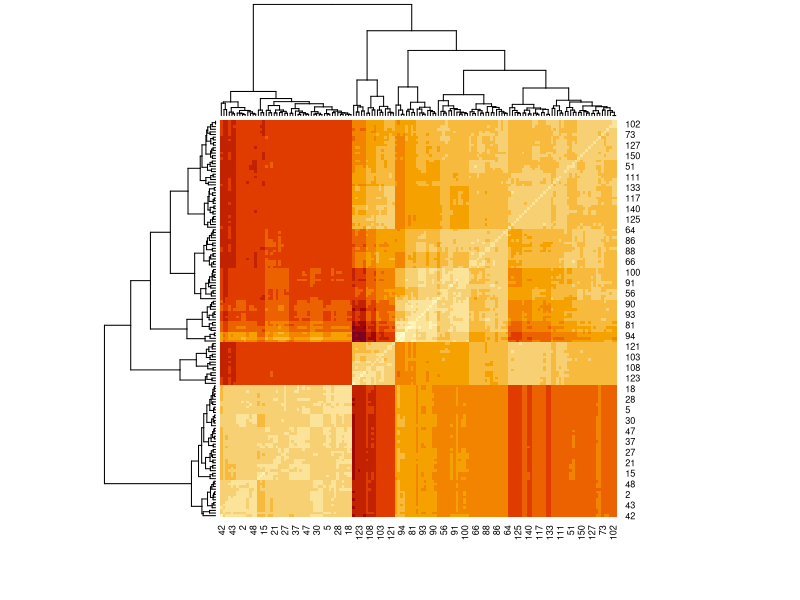
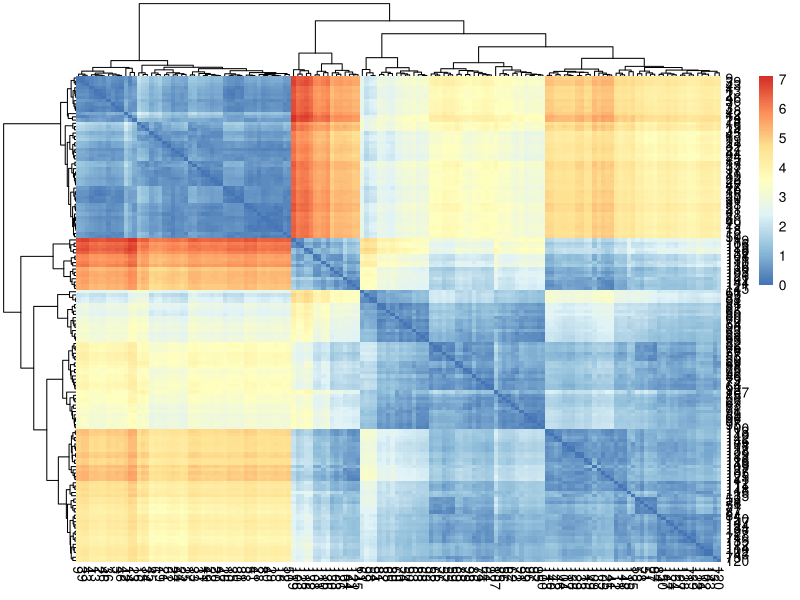
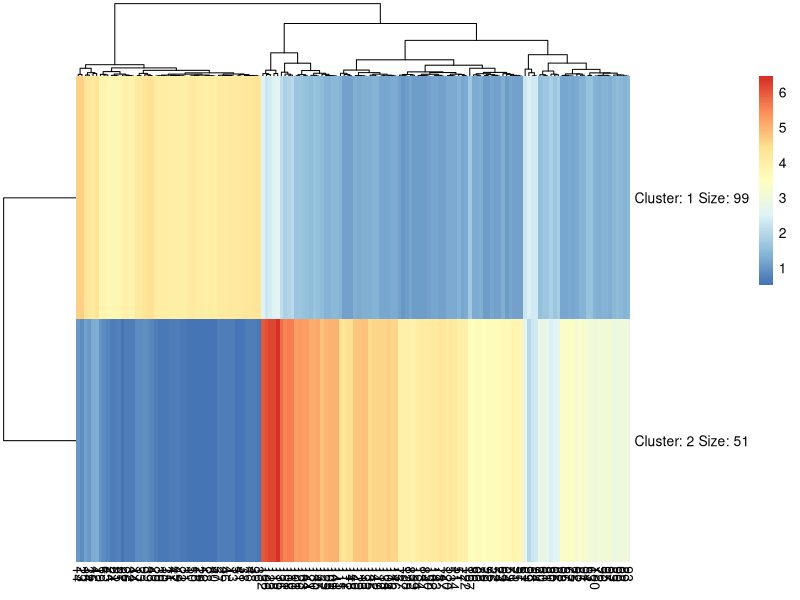
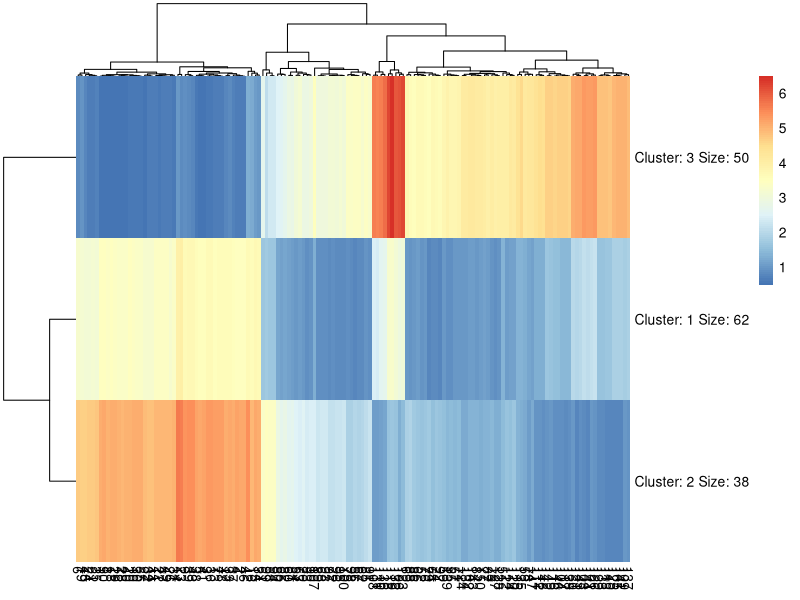
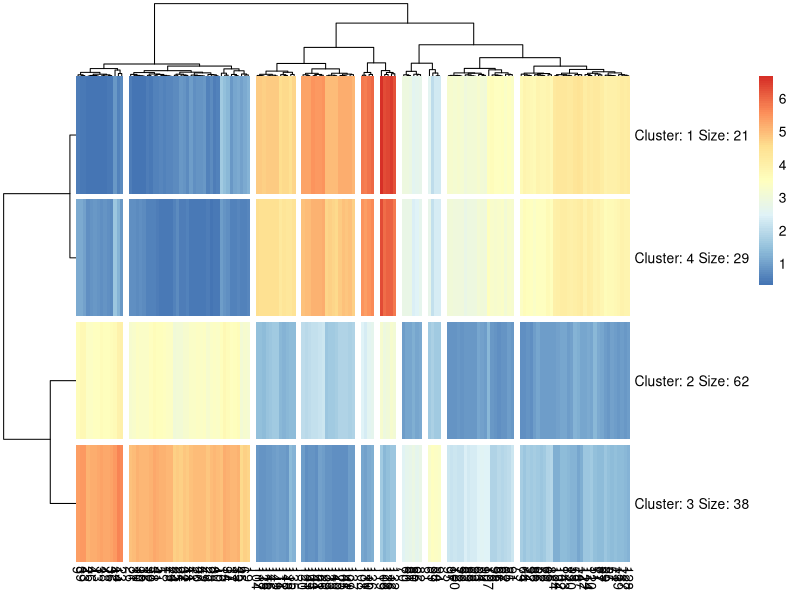
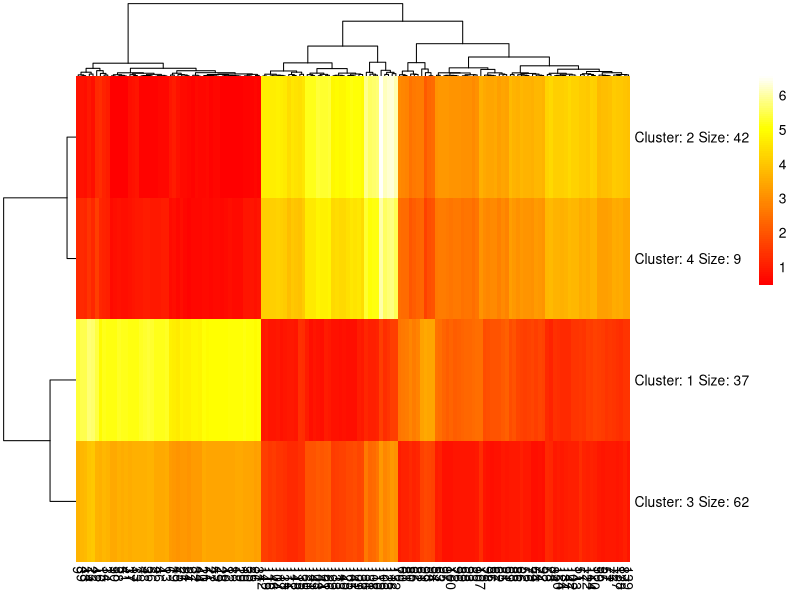
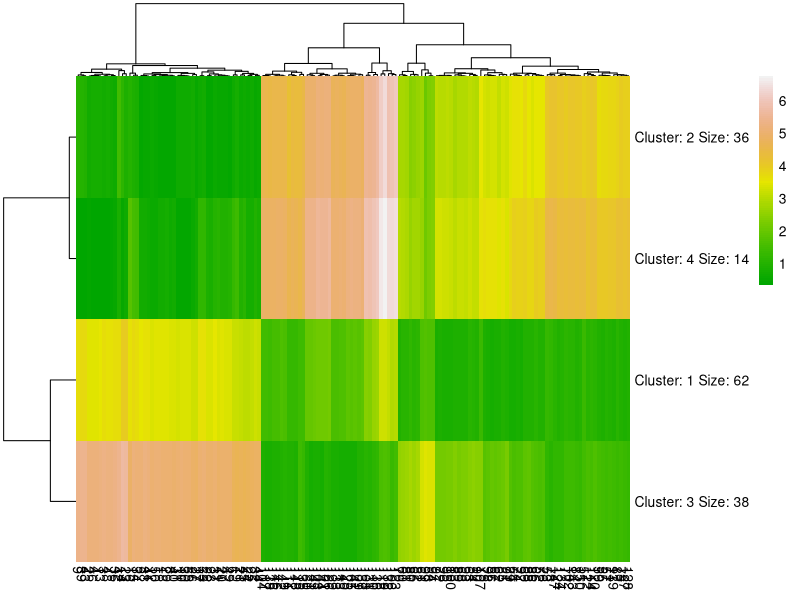
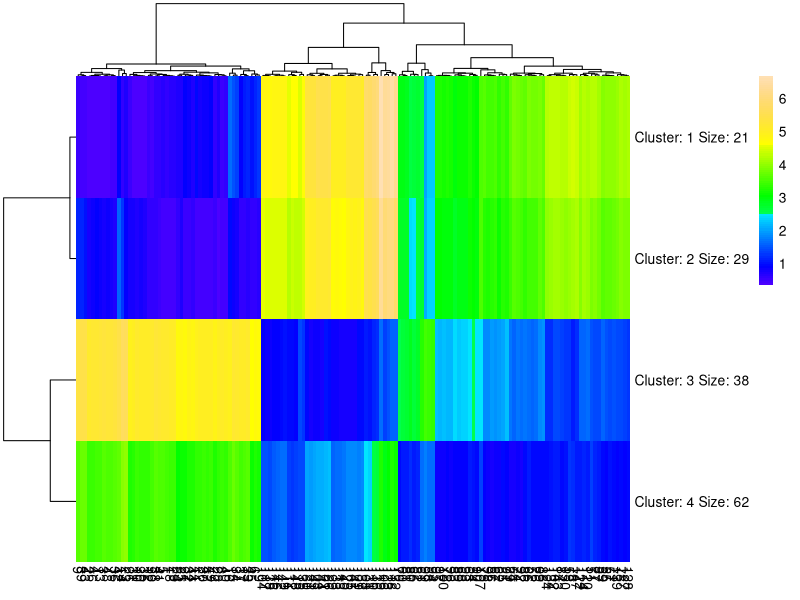

Source code (R) for these figures, in order:
##########################################
#Editor: Kuo-Liang Ou
#National Tsing Hua University ILST
##########################################
#矩陣 (matrix) 是二維資料物件
#由列 (row) 與行 (column) 組成
#dist Distance Matrix Computation
dist(c(1:10)) #try the dist function 10點一維空間距離
dist(cbind(c(1:10),c(1:10)),method="manhattan") # change the method
dist(cbind(c(1:10),c(1:10)),method="euclidean")  #10點二維空間距離 XY座標
dist(cbind(c(1:10),c(1:10),c(1:10)),method="euclidean") #10點三維空間距離

irisMatrix = as.matrix(dist(iris[,1:4])) #put the distances into Matrix
irisMatrix
heatmap(irisMatrix)  #因為 heapmap 只接受相同資料型態之二維 matrix 

#another heatmap :Pretty Heatmaps
if(!require(pheatmap)) install.packages("pheatmap")
library(pheatmap)
pheatmap(irisMatrix)
pheatmap(irisMatrix,kmeans_k = 2)  #搭配 kmenas
pheatmap(irisMatrix,kmeans_k = 3)
pheatmap(irisMatrix,kmeans_k = 4,cutree_rows=4,cutree_cols=10)
#各種內建調色盤
pheatmap(irisMatrix,kmeans_k = 4,heat.colors(100))
pheatmap(irisMatrix,kmeans_k = 4,terrain.colors(100))
pheatmap(irisMatrix,kmeans_k = 4,topo.colors(100))
pheatmap(irisMatrix,kmeans_k = 4,rainbow(100))
#######
# see https://r-graph-gallery.com/3d.html

install.packages("scatterplot3d")
library("scatterplot3d")
scatterplot3d(iris)
scatterplot3d(iris[,1:3],pch = 10, color="blue")
scatterplot3d(iris$Sepal.Length,iris$Sepal.Width,iris$Petal.Length)

colors <- c("red", "green", "blue")
colors <- colors[as.numeric(iris$Species)]
scatterplot3d(iris[,1:3], pch = 16, color=colors)
### matrix 介紹
#matrix(data=NA, nrow=1, ncol=1, byrow=FALSE, dimnames=NULL)
mdat <- matrix(c(1,2,3, 11,12,13), nrow = 2, ncol = 3, byrow = TRUE,
               dimnames = list(c("row1", "row2"),
                               c("C.1", "C.2", "C.3")))
mdat

a = c(1,2,3)
b= as.matrix(dist(a))

c=matrix(1:12, 3, 4)    #建立 3列 * 4 行矩陣 bycol
c
d=matrix(1:12, ncol=4)
d
e= matrix(1:12) 
e
